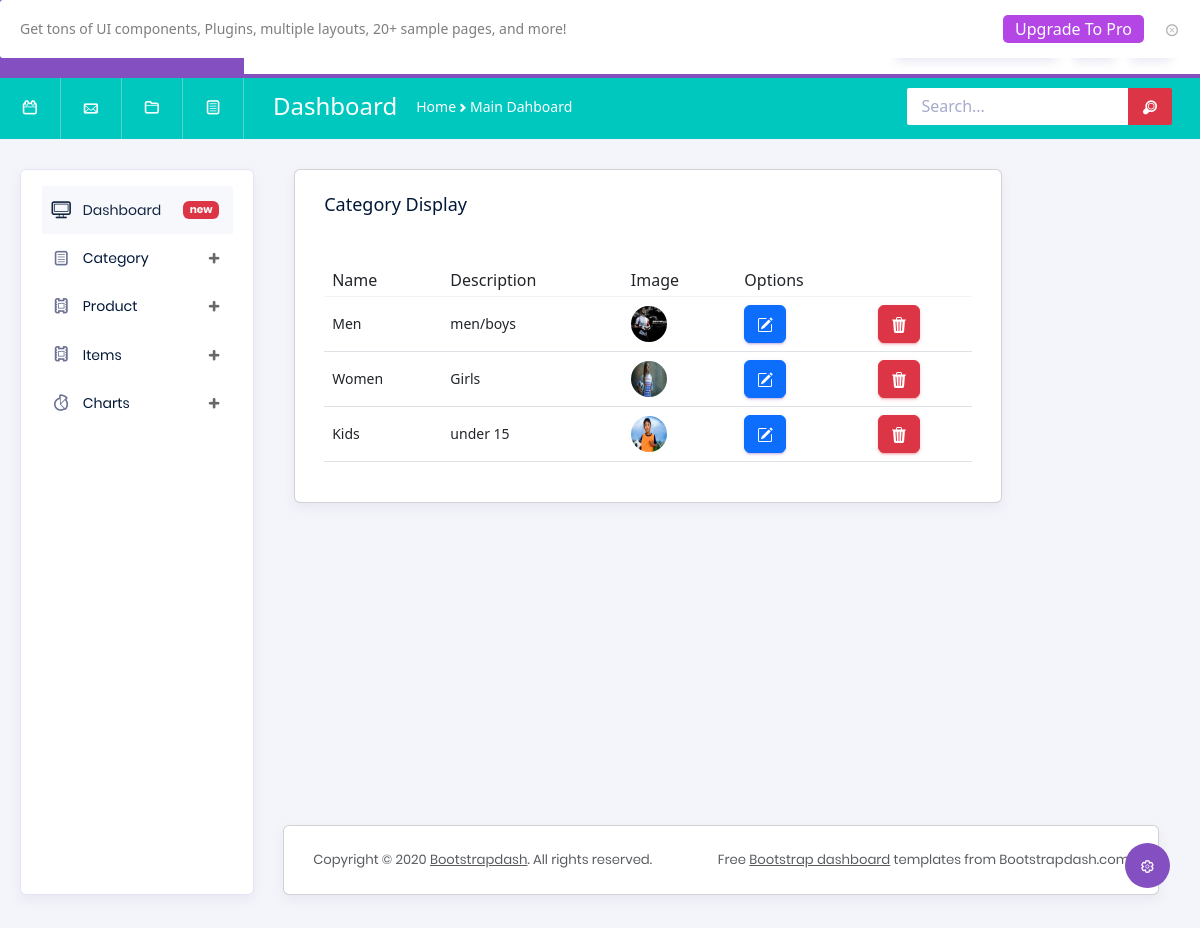
The app's page /shopapp/categorydisplay/ with its own data.
### shopapp/models.py (models this page shows)
class CategoryDB(models.Model):
    Categoryname = models.CharField(max_length=100,null=True,blank=True)
    Description = models.CharField(max_length=100,null=True,blank=True)
    Image = models.ImageField(upload_to="profile",null=True,blank=True)

### shopapp/views.py (the view)
# urls.py: path('categorydisplay/',views.categorydisplay,name="categorydisplay"),
def categorydisplay(request):
    data = CategoryDB.objects.all()
    return render(request,"categorydisplay.html", {'data':data})

### shopapp/templates/categorydisplay.html (shortened to what this page needs)
<!DOCTYPE html>
{% extends 'homepage.html' %}
{% block content %}
<html lang="en">
<link href="https://cdn.jsdelivr.net/npm/bootstrap@5.3.0/dist/css/bootstrap.min.css" rel="stylesheet">
<head>
</head>
<body>
<div class="col-lg-10 grid-margin stretch-card">
              <div class="card">
                <div class="card-body">
                  <h4 class="card-title">Category Display</h4><br>
                  <div class="table-responsive">
                    <table class="table table-hover">
                      <thead>
                        <tr>
                          <th>Name</th>
                          <th>Description</th>
                          <th>Image</th>
                          <th>Options</th>
                        </tr>
                      </thead>
                      <tbody>
                      {% for d in data %}
                        <tr>
                          <td>{{d.Categoryname}}</td>
                          <td>{{d.Description}}</td>
                          <td>
                            <img src="{{d.Image.url}}" alt="image">
                          </td>
                          <td>
                            <form method="post" action="{% url 'editcategory' dataid=d.id %}">
                              <button type="submit" class="btn btn-primary">
                              </button>
                            </form>
                          </td>
                          <td>
                            <form method="post" action="{% url 'categorydelete' dataid=d.id %}">
                              <button type="submit" class="btn btn-danger">
</button>
                            </form>
                          </td>
                        </tr>
                      {% endfor %}
                      </tbody>
                    </table>
                  </div>
                </div>
              </div>
            </div>
</body>
</html>
{% endblock %}

### records on screen
CategoryDB: Categoryname "Men", Description "men/boys", Image (picture)
CategoryDB: Categoryname "Women", Description "Girls", Image (picture)
CategoryDB: Categoryname "Kids", Description "under 15", Image (picture)
